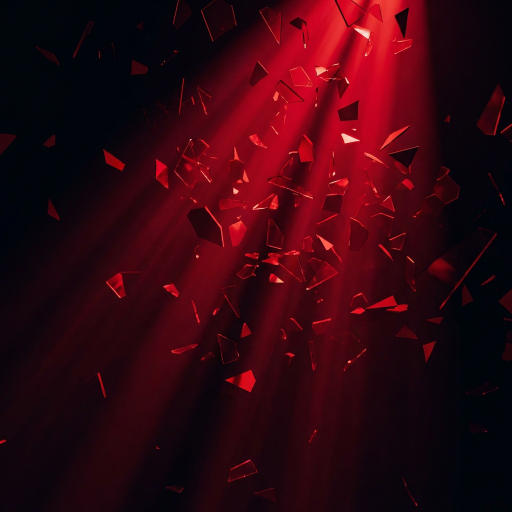
#> input picture 06-Drafts/visuals/trading-mistakes-carousel/mistakes_cover.png, 1024 x 1024 px (shown at 1/2 size)
$ python generate_slides.py
#> lines starting #> are read from the running program, lines starting #| are printed output that depends on the picture
from PIL import Image, ImageDraw, ImageFont
import os

output_dir = os.path.dirname(os.path.abspath(__file__))
W, H = 1080, 1350
MARGIN = 80
TEXT_W = W - MARGIN * 2

BG = (10, 10, 15)
WHITE = (255, 255, 255)
LIGHT = (230, 230, 230)
RED = (230, 57, 70)
GOLD = (255, 215, 0)
DARK_PANEL = (26, 26, 46)
GRAY = (150, 150, 150)
DIMMED = (180, 180, 180)

def get_font(size, bold=True):
#> called with size = 50, bold = True
    if bold:
        for p in ["C:/Windows/Fonts/arialbd.ttf", "C:/Windows/Fonts/arial.ttf"]:
            if os.path.exists(p):
                return ImageFont.truetype(p, size)
    else:
        for p in ["C:/Windows/Fonts/arial.ttf", "C:/Windows/Fonts/segoeui.ttf"]:
            if os.path.exists(p):
                return ImageFont.truetype(p, size)
    return ImageFont.load_default()

font_headline = get_font(50, True)
font_subhead = get_font(36, True)
font_body = get_font(28, False)
font_body_bold = get_font(28, True)
font_small = get_font(24, False)
font_tag = get_font(22, True)
font_cta = get_font(40, True)
font_big = get_font(64, True)
font_big2 = get_font(56, True)
font_mistake_num = get_font(20, True)

def new_slide(bg_path=None):
    if bg_path and os.path.exists(bg_path):
        img = Image.open(bg_path).resize((W, H))
        overlay = Image.new("RGBA", (W, H), (10, 10, 15, 170))
        img = img.convert("RGBA")
#> img: PIL image 1080x1350 RGBA
        img = Image.alpha_composite(img, overlay)
        return img.convert("RGB")
    else:
        img = Image.new("RGB", (W, H), BG)
        draw = ImageDraw.Draw(img)
        for y in range(H):
            r = int(10 + (16 * y / H))
            g = int(10 + (16 * y / H))
            b = int(15 + (31 * y / H))
            draw.line([(0, y), (W, y)], fill=(r, g, b))
        return img

def draw_red_line(draw, y, width=200):
    x_start = (W - width) // 2
    draw.rectangle([x_start, y, x_start + width, y + 3], fill=RED)

def draw_text_centered(draw, text, y, font, color=WHITE, max_width=None):
#> called with text = '5 MISTAKES', y = 300, color = (230, 57, 70)
    if max_width is None:
        max_width = TEXT_W
    words = text.split()
    lines = []
    current = ""
    for word in words:
        test = current + " " + word if current else word
        bbox = draw.textbbox((0, 0), test, font=font)
        if bbox[2] - bbox[0] > max_width:
            if current:
                lines.append(current)
            current = word
        else:
            current = test
    if current:
        lines.append(current)
    for line in lines:
        bbox = draw.textbbox((0, 0), line, font=font)
        tw = bbox[2] - bbox[0]
        x = (W - tw) // 2
        draw.text((x, y), line, fill=color, font=font)
        y += bbox[3] - bbox[1] + 10
    return y

def draw_text_left(draw, text, y, font, color=LIGHT, max_width=None):
    if max_width is None:
        max_width = TEXT_W
    words = text.split()
    lines = []
    current = ""
    for word in words:
        test = current + " " + word if current else word
        bbox = draw.textbbox((0, 0), test, font=font)
        if bbox[2] - bbox[0] > max_width:
            if current:
                lines.append(current)
            current = word
        else:
            current = test
    if current:
        lines.append(current)
    for line in lines:
        bbox = draw.textbbox((0, 0), line, font=font)
        draw.text((MARGIN, y), line, fill=color, font=font)
        y += bbox[3] - bbox[1] + 8
    return y

def add_branding(draw):
    draw.text((MARGIN, H - 60), "@big_quiv", fill=GRAY, font=font_small)
    draw.ellipse([W - MARGIN - 12, H - 52, W - MARGIN, H - 40], fill=RED)


# ============ SLIDE 1: COVER ============
print("Generating Slide 1 (Cover)...")
img = new_slide(os.path.join(output_dir, "mistakes_cover.png"))
draw = ImageDraw.Draw(img)
y = 300
draw_text_centered(draw, "5 MISTAKES", y, font_big, RED)
y += 80
draw_text_centered(draw, "THAT COST BEGINNERS", y, font_headline, WHITE)
y += 60
draw_text_centered(draw, "$10K+", y, font_big, GOLD)
y += 100
draw_red_line(draw, y, 300)
y += 40
draw_text_centered(draw, "I made all of them", y, font_body, DIMMED)
y += 38
draw_text_centered(draw, "so you don't have to.", y, font_body, DIMMED)
add_branding(draw)
draw_text_centered(draw, "SWIPE >", H - 120, font_tag, GRAY)
img.save(os.path.join(output_dir, "slide-01.png"), quality=95)
print("  Saved slide-01.png")


# ============ SLIDE 2: MISTAKE 1 — No Stop Loss ============
print("Generating Slide 2 (No Stop Loss)...")
img = new_slide()
draw = ImageDraw.Draw(img)
# Mistake badge
draw.rounded_rectangle([MARGIN, 160, MARGIN + 220, 205], radius=8, fill=RED)
draw.text((MARGIN + 15, 168), "MISTAKE 1 OF 5", fill=WHITE, font=font_mistake_num)
y = 240
draw_text_centered(draw, "NO STOP LOSS", y, font_big2, RED)
y += 80
draw_red_line(draw, y)
y += 50
y = draw_text_left(draw, "You're not being patient.", y, font_body_bold, WHITE)
#> y = 388
y += 15
#> y = 403
y = draw_text_left(draw, "You're being reckless.", y, font_body_bold, RED)
#> the loop in draw_text_left (call 2), `for line in lines:` made 1 pass
#> y on pass 1: 421
#> y = 421
y += 30
#> y = 451
y = draw_text_left(draw, "Every trade without a stop loss is an invitation for the market to take your whole bag.", y, font_body, LIGHT)
#> y = 470
y += 40
#> y = 510
draw.rounded_rectangle([MARGIN, y, W - MARGIN, y + 80], radius=12, fill=DARK_PANEL, outline=GOLD, width=2)
draw_text_centered(draw, "Set the SL before you enter. No exceptions.", y + 22, font_body_bold, GOLD)
add_branding(draw)
img.save(os.path.join(output_dir, "slide-02.png"), quality=95)
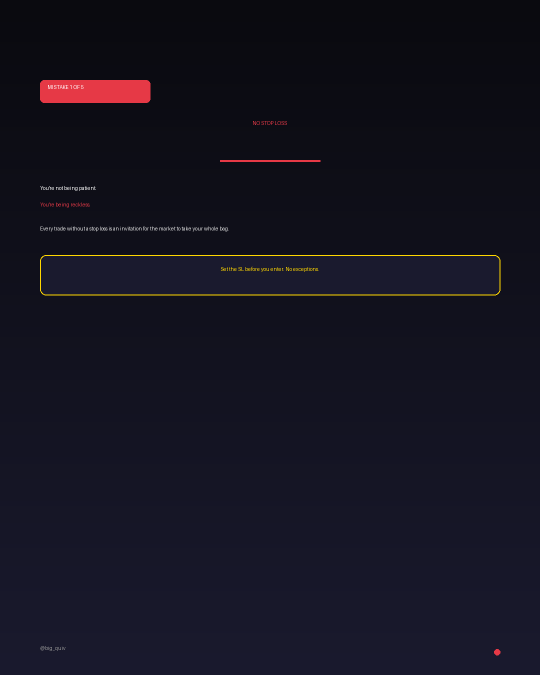
#> saved as slide-02.png: PIL image 1080x1350 RGB (shown at 1/2 size); mean R, G, B 20.6, 19.1, 31.4
print("  Saved slide-02.png")


# ============ SLIDE 3: MISTAKE 2 — Oversizing ============
print("Generating Slide 3 (Oversizing)...")
img = new_slide()
draw = ImageDraw.Draw(img)
draw.rounded_rectangle([MARGIN, 160, MARGIN + 220, 205], radius=8, fill=RED)
draw.text((MARGIN + 15, 168), "MISTAKE 2 OF 5", fill=WHITE, font=font_mistake_num)
y = 240
draw_text_centered(draw, "OVERSIZING", y, font_big2, RED)
y += 65
draw_text_centered(draw, "POSITIONS", y, font_big2, RED)
y += 80
draw_red_line(draw, y)
y += 50
y = draw_text_left(draw, "Risking 20% of your portfolio on one trade is not conviction.", y, font_body, LIGHT)
#> y = 454
y += 20
#> y = 474
y = draw_text_left(draw, "It's gambling.", y, font_body_bold, RED)
#> y = 492
y += 30
#> y = 522
y = draw_text_left(draw, "Professional traders risk 1-2% per trade. That's how you survive long enough to win.", y, font_body, LIGHT)
#> y = 541
y += 40
#> y = 581
# Comparison boxes
box_w = (TEXT_W - 20) // 2
draw.rounded_rectangle([MARGIN, y, MARGIN + box_w, y + 90], radius=10, fill=(60, 20, 20), outline=RED)
draw_text_centered(draw, "Beginner", y + 10, font_tag, RED, max_width=box_w)
draw_text_centered(draw, "20% risk", y + 45, font_body_bold, WHITE, max_width=box_w)
draw.rounded_rectangle([MARGIN + box_w + 20, y, W - MARGIN, y + 90], radius=10, fill=(20, 40, 20), outline=(80, 200, 80))
x2_center = MARGIN + box_w + 20 + box_w // 2
draw.text((MARGIN + box_w + 20 + (box_w - draw.textbbox((0,0), "Pro", font=font_tag)[2]) // 2, y + 10), "Pro", fill=(80, 200, 80), font=font_tag)
draw.text((MARGIN + box_w + 20 + (box_w - draw.textbbox((0,0), "1-2% risk", font=font_body_bold)[2]) // 2, y + 45), "1-2% risk", fill=WHITE, font=font_body_bold)
add_branding(draw)
img.save(os.path.join(output_dir, "slide-03.png"), quality=95)
print("  Saved slide-03.png")


# ============ SLIDE 4: MISTAKE 3 — Revenge Trading ============
print("Generating Slide 4 (Revenge Trading)...")
img = new_slide(os.path.join(output_dir, "mistakes_revenge.png"))
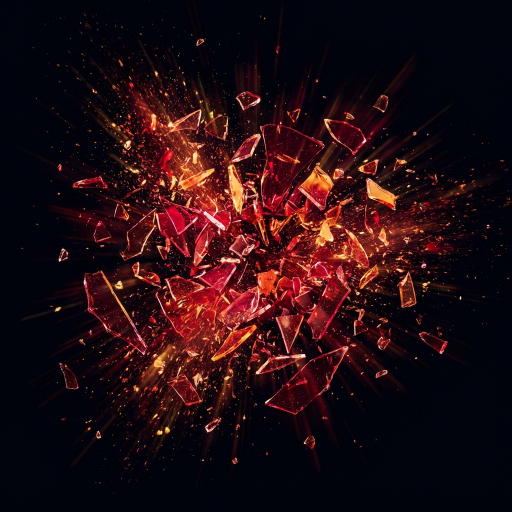
#> input picture 06-Drafts/visuals/trading-mistakes-carousel/mistakes_revenge.png, 1024 x 1024 px (shown at 1/2 size)
#> in new_slide (call 4), `img = Image.alpha_composite(img, overlay)`:
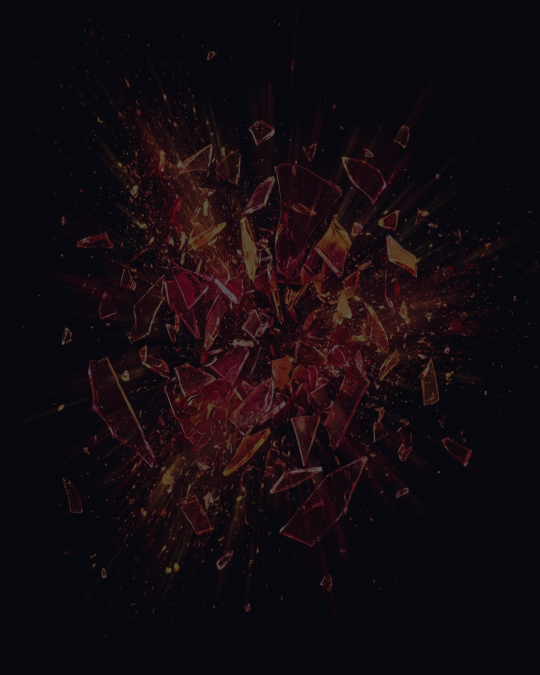
#> img: PIL image 1080x1350 RGBA (shown at 1/2 size); mean R, G, B, A 18.7, 10.9, 15.9, 255
draw = ImageDraw.Draw(img)
draw.rounded_rectangle([MARGIN, 160, MARGIN + 220, 205], radius=8, fill=RED)
draw.text((MARGIN + 15, 168), "MISTAKE 3 OF 5", fill=WHITE, font=font_mistake_num)
y = 240
draw_text_centered(draw, "REVENGE", y, font_big2, RED)
y += 65
draw_text_centered(draw, "TRADING", y, font_big2, RED)
y += 80
draw_red_line(draw, y)
y += 50
y = draw_text_left(draw, "You lost. Now you want it back immediately.", y, font_body, LIGHT)
#> y = 453
y += 20
#> y = 473
y = draw_text_left(draw, "So you take a bigger position on a worse setup.", y, font_body, LIGHT)
#> y = 491
y += 30
#> y = 521
y = draw_text_left(draw, "This is how $500 losses become $5,000 losses.", y, font_body_bold, RED)
#> y = 539
y += 40
#> y = 579
draw.rounded_rectangle([MARGIN, y, W - MARGIN, y + 80], radius=12, fill=DARK_PANEL, outline=GOLD, width=2)
draw_text_centered(draw, "Walk away. The market will be here tomorrow.", y + 22, font_body_bold, GOLD)
add_branding(draw)
img.save(os.path.join(output_dir, "slide-04.png"), quality=95)
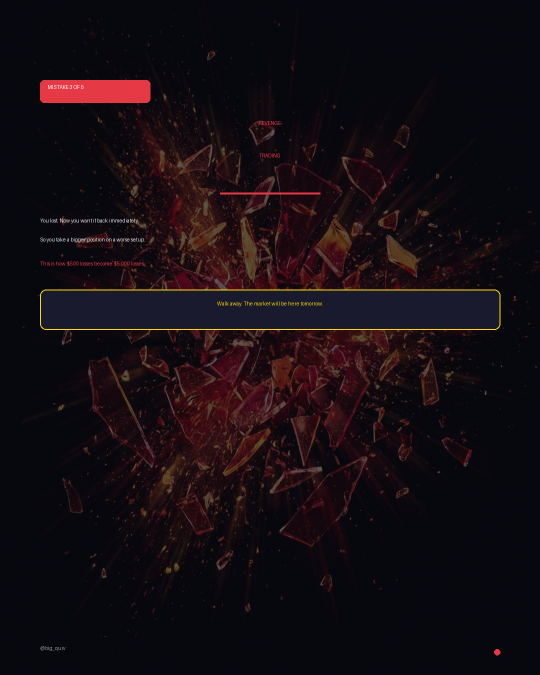
#> saved as slide-04.png: PIL image 1080x1350 RGB (shown at 1/2 size); mean R, G, B 20.7, 12.6, 17.7
print("  Saved slide-04.png")


# ============ SLIDE 5: MISTAKE 4 — Ignoring Confluence ============
print("Generating Slide 5 (Ignoring Confluence)...")
img = new_slide()
draw = ImageDraw.Draw(img)
draw.rounded_rectangle([MARGIN, 160, MARGIN + 220, 205], radius=8, fill=RED)
draw.text((MARGIN + 15, 168), "MISTAKE 4 OF 5", fill=WHITE, font=font_mistake_num)
y = 240
draw_text_centered(draw, "IGNORING", y, font_big2, RED)
y += 65
draw_text_centered(draw, "CONFLUENCE", y, font_big2, RED)
y += 80
draw_red_line(draw, y)
y += 50
y = draw_text_left(draw, "One indicator is not a signal.", y, font_body_bold, WHITE)
#> y = 453
y += 20
#> y = 473
y = draw_text_left(draw, "You need confluence.", y, font_body, LIGHT)
#> y = 490
y += 30
#> y = 520
# Three pillars
pillars = ["Structure", "Volume", "Momentum"]
pill_w = (TEXT_W - 40) // 3
for i, p in enumerate(pillars):
    px = MARGIN + i * (pill_w + 20)
    draw.rounded_rectangle([px, y, px + pill_w, y + 70], radius=10, fill=DARK_PANEL, outline=GOLD, width=2)
    bbox = draw.textbbox((0, 0), p, font=font_body_bold)
    tw = bbox[2] - bbox[0]
    draw.text((px + (pill_w - tw) // 2, y + 20), p, fill=GOLD, font=font_body_bold)
#> this loop made 3 passes
#> (bbox, tw) on passes 1 to 3: ((0, 2, 45, 10), 45), ((0, 2, 36, 10), 36), ((0, 2, 55, 10), 55)
y += 100
#> y = 620
y = draw_text_left(draw, "All three must agree.", y, font_body_bold, WHITE)
#> y = 638
y += 20
#> y = 658
y = draw_text_left(draw, "If they don't, you don't trade.", y, font_body, RED)
#> y = 677
add_branding(draw)
img.save(os.path.join(output_dir, "slide-05.png"), quality=95)
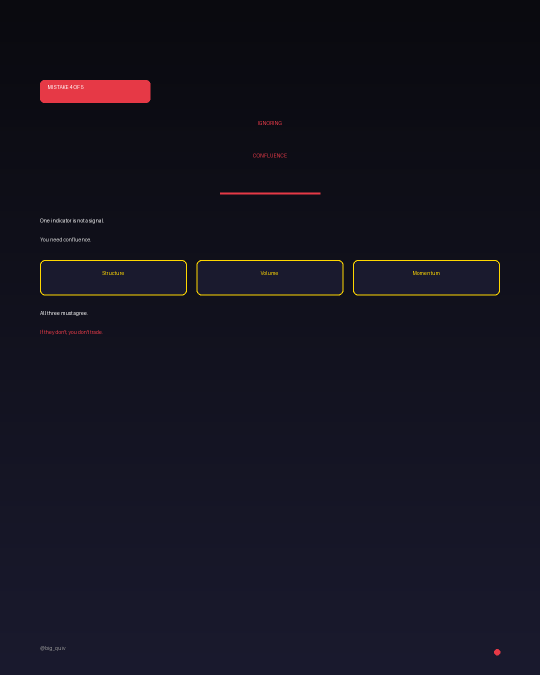
#> saved as slide-05.png: PIL image 1080x1350 RGB (shown at 1/2 size); mean R, G, B 20.5, 19, 31.2
print("  Saved slide-05.png")


# ============ SLIDE 6: MISTAKE 5 — No System ============
print("Generating Slide 6 (No System)...")
img = new_slide()
draw = ImageDraw.Draw(img)
draw.rounded_rectangle([MARGIN, 160, MARGIN + 220, 205], radius=8, fill=RED)
draw.text((MARGIN + 15, 168), "MISTAKE 5 OF 5", fill=WHITE, font=font_mistake_num)
y = 240
draw_text_centered(draw, "TRADING WITHOUT", y, font_big2, RED)
y += 65
draw_text_centered(draw, "A SYSTEM", y, font_big2, RED)
y += 80
draw_red_line(draw, y)
y += 50
items = ["No journal.", "No rules.", "No risk parameters.", "Just vibes."]
for item in items:
    draw.text((MARGIN, y), "X", fill=RED, font=font_body_bold)
    draw.text((MARGIN + 35, y), item, fill=LIGHT, font=font_body)
    y += 42
#> after the loop, y = 603
y += 20
#> y = 623
y = draw_text_left(draw, "That's not trading.", y, font_body_bold, WHITE)
#> y = 641
y += 15
#> y = 656
y = draw_text_left(draw, "That's scrolling charts with money on the line.", y, font_body, RED)
#> y = 674
y += 30
#> y = 704
draw.rounded_rectangle([MARGIN, y, W - MARGIN, y + 70], radius=12, fill=DARK_PANEL, outline=GOLD, width=2)
draw_text_centered(draw, "A system removes emotion.", y + 18, font_body_bold, GOLD)
add_branding(draw)
img.save(os.path.join(output_dir, "slide-06.png"), quality=95)
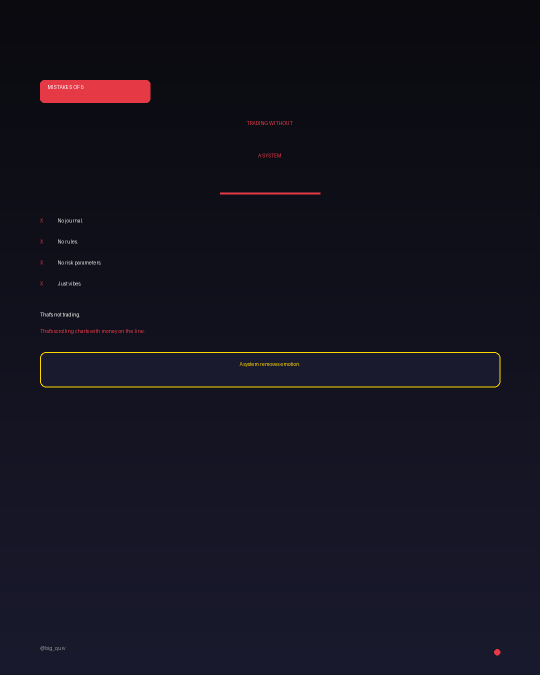
#> saved as slide-06.png: PIL image 1080x1350 RGB (shown at 1/2 size); mean R, G, B 20.4, 18.9, 31
print("  Saved slide-06.png")


# ============ SLIDE 7: CTA ============
print("Generating Slide 7 (CTA)...")
img = new_slide()
draw = ImageDraw.Draw(img)
y = 250
draw_text_centered(draw, "WANT THE", y, font_subhead, WHITE)
y += 50
draw_text_centered(draw, "FULL SYSTEM?", y, font_big2, RED)
y += 90
draw_red_line(draw, y, 400)
y += 50
y = draw_text_centered(draw, "I teach risk management,", y, font_body, LIGHT)
#> y = 460
y += 5
#> y = 465
y = draw_text_centered(draw, "confluence trading, and position sizing", y, font_body, LIGHT)
#> y = 486
y += 5
#> y = 491
y = draw_text_centered(draw, "in Week 1.", y, font_body_bold, WHITE)
#> y = 509
y += 40
#> y = 549
btn_w = 700
btn_h = 85
btn_x = (W - btn_w) // 2
draw.rounded_rectangle([btn_x, y, btn_x + btn_w, y + btn_h], radius=16, fill=RED)
draw_text_centered(draw, "COMMENT CHECKLIST", y + 18, font_cta, WHITE)
y += btn_h + 30
#> y = 664
draw_text_centered(draw, "and I'll send you the free", y, font_body, DIMMED)
y += 38
#> y = 702
draw_text_centered(draw, "risk management guide.", y, font_body, DIMMED)
add_branding(draw)
img.save(os.path.join(output_dir, "slide-07.png"), quality=95)
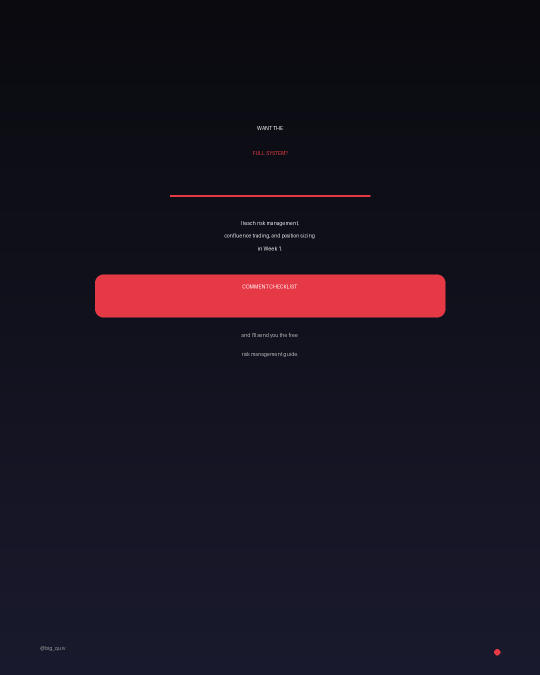
#> saved as slide-07.png: PIL image 1080x1350 RGB (shown at 1/2 size); mean R, G, B 26.8, 19.5, 32
print("  Saved slide-07.png")

print("\nALL 7 TRADING MISTAKES SLIDES GENERATED.")
